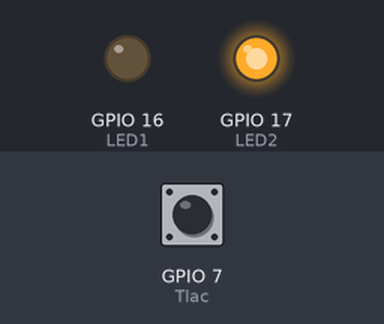
Bench run of a program on a simulated ESP32 board running MicroPython. Shown: output pins drawn as LEDs (lit = HIGH). The test bench sets the inputs (shaded band); at power-on: GPIO 7 (Tlac) HIGH. What the program prints to the serial console is not drawn.

Above: at 1.2 s.
1.3 s: GPIO 7 (Tlac) pulled LOW for 0.15 s
At 1.37 s:
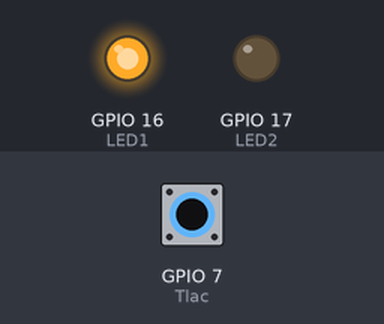
2.9 s: GPIO 7 (Tlac) pulled LOW for 3.2 s
At 7.1 s:
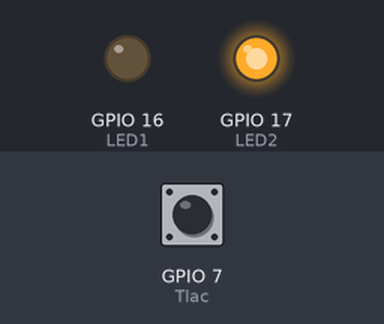
Timing chart, 0 to 8.6 s (numbered marks = the images above; inputs shaded):
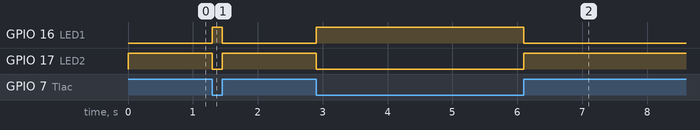

The program:

4.py
```python
from machine import Pin, PWM
import time, sys

LED1 = Pin(16, Pin.OUT, value=0)
LED2 = Pin(17, Pin.OUT, value=0)
Tlac = Pin(7, Pin.IN, Pin.PULL_UP)
print('START')

while(1):
    if Tlac.value()==0:
        LED1.on()
        LED2.off()
    else:
        LED1.off()
        LED2.on()
    time.sleep_ms(5)    # pre umoznenie obsluhy stop
```

Measured:
- after the input at 1.3 s, GPIO 16 (LED1): LOW → HIGH at once, → LOW 0.15 s later; GPIO 17 (LED2): HIGH → LOW at once, → HIGH 0.15 s later
- after the input at 2.9 s, GPIO 16 (LED1): LOW → HIGH at once, → LOW 3.2 s later; GPIO 17 (LED2): HIGH → LOW at once, → HIGH 3.2 s later
